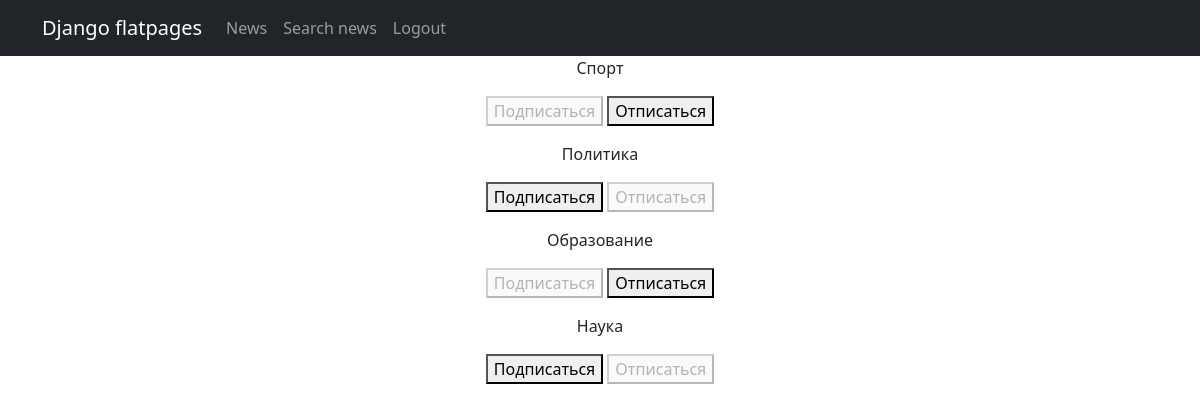
Page /subscriptions/ (signed in) on the committed database.
### AllNews/models.py (models this page shows, shortened)
class Category(models.Model):
    category = models.CharField(max_length=3, choices=CATEGORY_CATEGORIES, unique=True)

### subscriptions/views.py (the view, shortened to what this page needs)
# urls.py: path('subscriptions/', include('subscriptions.urls')),
@login_required
@csrf_protect
def subscriptions(request):
    categories_with_subscriptions = Category.objects.annotate(
        user_subscribed=Exists(
            Subscription.objects.filter(
                user=request.user,
                category=OuterRef('pk'),
            )
        )
    )
    return render(
        request,
        'subscriptions.html',
        {'categories': categories_with_subscriptions},
    )

### subscriptions/templatetags/customfilters.py (called while the page is built)
@register.filter()
def get_fullname(text: str):
    for item in CATEGORY_CATEGORIES:
        if item[0] == text:
            return item[1]

### templates/subscriptions.html (shortened to what this page needs)
{% extends 'flatpages/default.html' %}
{% load customfilters %}
{% block content %}
    {% for category in categories  %}
        <p>
            {{ category.category|get_fullname }}
            <form method="post">
                {% if category.user_subscribed %}
                    <button disabled>Подписаться</button>
                    <button name="action" value="unsubscribe">Отписаться</button>
                {% else %}
                    <button name="action" value="subscribe">Подписаться</button>
                    <button disabled>Отписаться</button>
                {% endif %}
            </form>
        </p>
    {% endfor %}
{% endblock content %}

### rows in the picture
Category: category|get_fullname "Спорт", shows "Подписаться"
Category: category|get_fullname "Политика", shows "Подписаться"
Category: category|get_fullname "Образование", shows "Подписаться"
Category: category|get_fullname "Наука", shows "Подписаться"
